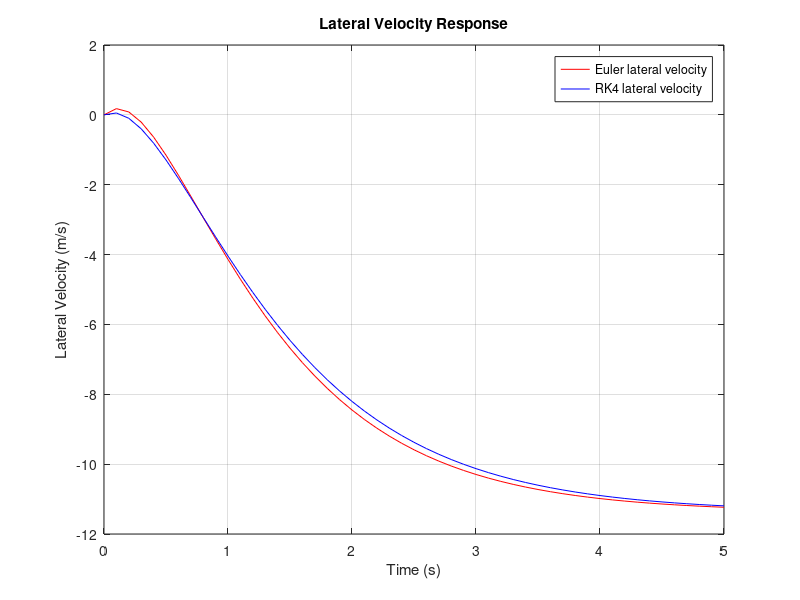
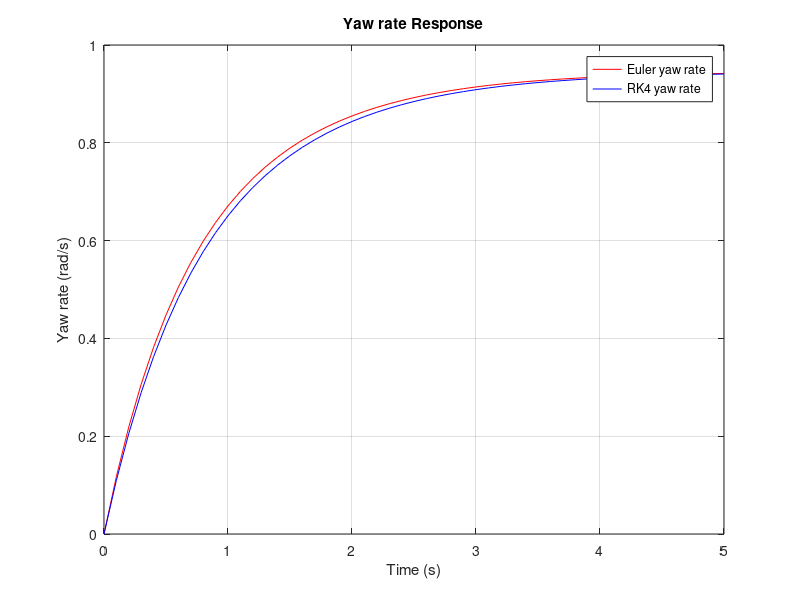
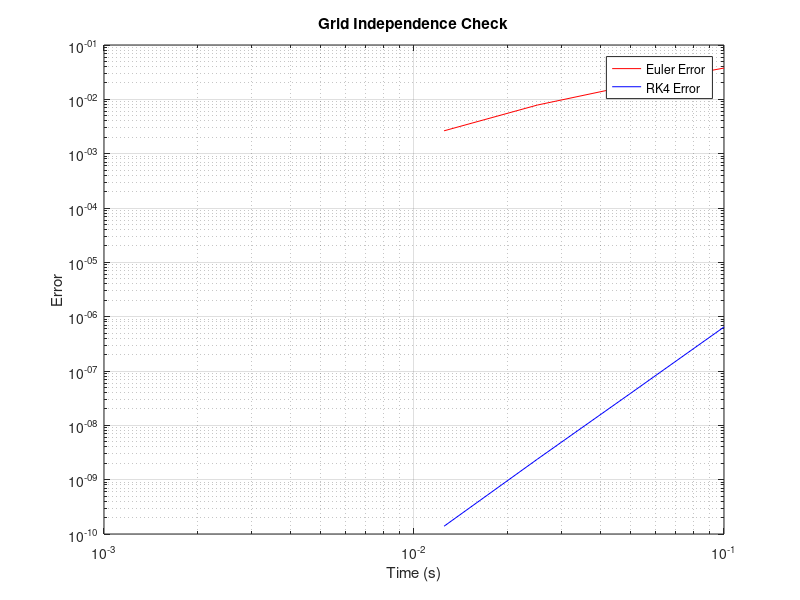

MATLAB code to generate these figures, in order:
clear; clc; close all;

% Vehicle Parameters
m = 1400;
a = 1.14;
b = 1.33;
Cf = 25000;
Cr = 21000;
Iz = 2420;
u = 75 * 1000 / 3600;   % m/s
delta = 0.1;

%A and B matrices 
A = [-(Cf + Cr)/(m*u), (-a*Cf + b*Cr)/(m*u) - u; -(a*Cf - b*Cr)/(Iz*u), -(a^2*Cf + b^2*Cr)/(Iz*u)];
B = [Cf/m; a*Cf/Iz];

% Time setup
h = 0.1;
t = 0:h:5;
N = length(t);

% Initialize vectors: [v_y; psi]
x_euler = zeros(2, N);
x_rk4   = zeros(2, N);

%Euler Method
for n = 1:N-1
    x_euler(:,n+1) = x_euler(:,n) + h * (A * x_euler(:,n) + B * delta);
end

%RK4 Method 
for n = 1:N-1
    k1 = A * x_rk4(:,n) + B * delta;
    k2 = A * (x_rk4(:,n) + 0.5*h*k1) + B * delta;
    k3 = A * (x_rk4(:,n) + 0.5*h*k2) + B * delta;
    k4 = A * (x_rk4(:,n) + h*k3) + B * delta;
    x_rk4(:,n+1) = x_rk4(:,n) + (h/6)*(k1 + 2*k2 + 2*k3 + k4);
end

%Plot Lateral Velocity
figure;
plot(t, x_euler(1,:), 'r', 'DisplayName', 'Euler lateral velocity'); %Euler Plot
hold on;
plot(t, x_rk4(1,:), 'b', 'DisplayName', 'RK4 lateral velocity'); %RK4 Plot
xlabel('Time (s)');
ylabel('Lateral Velocity (m/s)');
title('Lateral Velocity Response');
legend; 
grid on;

% Plot Yaw Rate
figure;
plot(t, x_euler(2,:), 'r', 'DisplayName', 'Euler yaw rate');
hold on;
plot(t, x_rk4(2,:), 'b','DisplayName', 'RK4 yaw rate');
xlabel('Time (s)');
ylabel('Yaw rate (rad/s)');
title('Yaw rate Response');
legend;
grid on;

%Grid Independence Check

dt_vec = [0.1, 0.05, 0.025, 0.0125, 0.00625];  % Time intervals reduced by half each time 
% Initialize vectors  
euler_final = zeros(size(dt_vec));
rk4_final   = zeros(size(dt_vec));

% Loop through each time step and compute.
for i = 1:length(dt_vec)    
    % Set time step
    h = dt_vec(i);
    t = 0:h:5;
    N = length(t);
    x0 = [0; 0];

    % Euler
    x_euler = zeros(2, N);

    % Initial condition
    x_euler(:,1) = x0;
    for n = 1:N-1
        x_euler(:,n+1) = x_euler(:,n) + h * (A * x_euler(:,n) + B * delta);
    end

    % RK4
    x_rk4 = zeros(2, N);

    % Initial condition
    x_rk4(:,1) = x0;
    for n = 1:N-1 
        k1 = A * x_rk4(:,n) + B * delta;
        k2 = A * (x_rk4(:,n) + 0.5*h*k1) + B * delta;
        k3 = A * (x_rk4(:,n) + 0.5*h*k2) + B * delta;
        k4 = A * (x_rk4(:,n) + h*k3) + B * delta;
        x_rk4(:,n+1) = x_rk4(:,n) + (h/6)*(k1 + 2*k2 + 2*k3 + k4);
    end

    % Store norm of final state (v_y and psi)
    euler_final(i) = norm(x_euler(:,end));
    rk4_final(i)   = norm(x_rk4(:,end));
end

% Error Calculation
euler_err = abs(euler_final - euler_final(end));
rk4_err   = abs(rk4_final   - rk4_final(end));

% Grid Independence Log-log plot
figure;
loglog(dt_vec, euler_err, 'r', 'DisplayName', 'Euler Error');
hold on;
loglog(dt_vec, rk4_err, 'b', 'DisplayName', 'RK4 Error');
xlabel('Time (s)');
ylabel('Error');
title('Grid Independence Check');
legend;
grid on;
